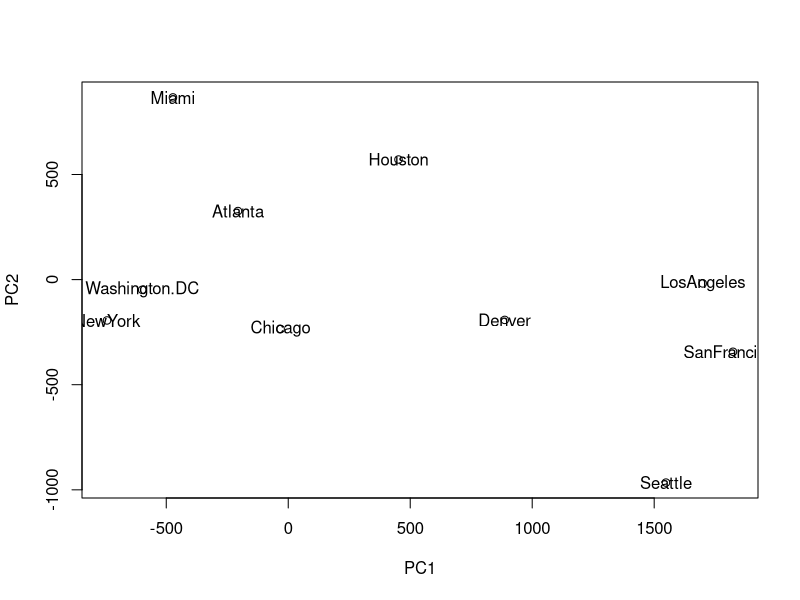

The R script that drew this image: (Note: this script raises an error after producing the figure.)
# ---------TP Manifold learning --------- #
# ------------ Margot selosse ----------- #
# ------------- 30.11.2016 -------------- #

# We have to implement Sammon mapping

data("UScitiesD")
Y <- as.matrix(UScitiesD)

sammonMapping <- function(Y, p, alpha, threshold=0.4){
  Xp <- prcomp(Y)$x[,1:p]
  
  stressTemp <- 10000000
  for(i in 1:15000){
    distanceX <- as.matrix(dist(Xp))
    Xp <- Xp - alpha * derivate(Y,Xp,distanceX)/abs(doublederivate(Y,Xp,distanceX))
  }
  return(Xp)

  
}

computeStress <- function(Y,X){
  distancesY <- as.dist(t(Y),Y)
  distancesX <- as.dist(t(X),X)
  c <- sum(distancesY)
  1/c * sum((distancesY-distancesX)^2 / distancesY)
  
}

derivate <- function(Y, Xp, distancesX){
  result <- matrix(rep(0,nrow(Xp)*ncol(Xp)), nrow=nrow(Xp))

  c <- sum(Y)
  for(i in 1:nrow(Xp)){
    sum <- 0
    for(j in 1:nrow(Xp)){
      if(j!=i){
        sum <- sum + (Y[i,j]-distancesX[i,j])/(distancesX[i,j]*distancesX[i,j]) * (Xp[i,]-Xp[j,])
      }
    }
    result[i,] <- -2/c * sum
  }
  return(result) 
}

doublederivate <- function(Y,Xp, distancesX){
  result <- matrix(rep(0,nrow(Xp)*ncol(Xp)), nrow=nrow(Xp))

  c <- sum(Y)
  for(i in 1:nrow(Xp)){
    sum <- 0
    for(j in 1:nrow(Xp)){
      if(j!=i){
        sum <- sum + (Y[i,j]-distancesX[i,j])/(distancesX[i,j]*distancesX[i,j]) - 
                                   ((Xp[i,]-Xp[j,])^2)/(distancesX[i,j])^3
      }
      
    }
    result[i,] <- -2/c * sum
  }
  return(result) 
}

test <- sammonMapping(Y,2,0.3)
plot(test)
with(text(test[,1],test[,2], labels = colnames(Y)))
